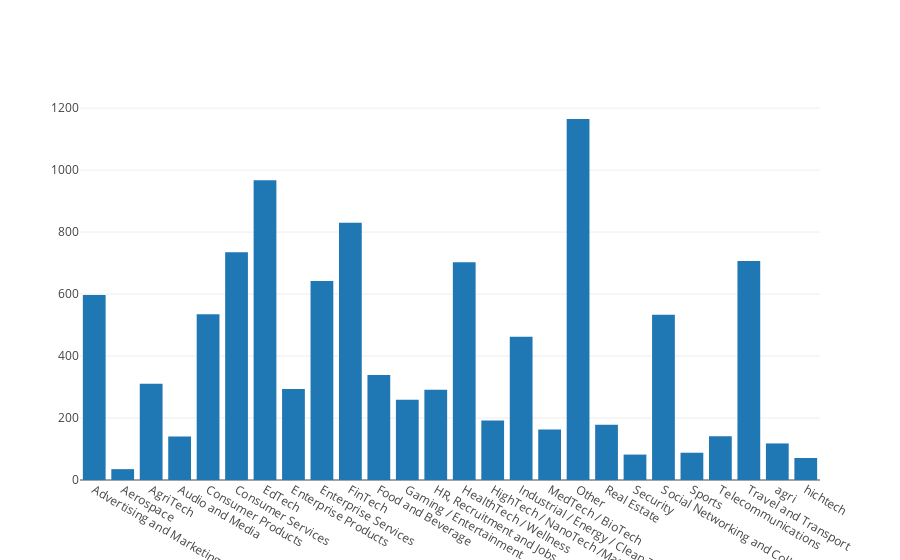

Source (notebook cell):
### Code cell
iplot([go.Bar(x=sector_df.index, y=sector_df.sector_count)])

### Figure 1 — Plotly figure (JSON) as saved in the notebook; plotly's stock layout.template omitted (floating-point values rounded to 4 significant figures)
{"data": [{"type": "bar", "x": ["Advertising and Marketing", "Aerospace", "AgriTech", "Audio and Media", "Consumer Products", "Consumer Services", "EdTech", "Enterprise Products", "Enterprise Services", "FinTech", "Food and Beverage", "Gaming / Entertainment", "HR, Recruitment and Jobs", "HealthTech / Wellness", "HighTech / NanoTech /Materials", "Industrial / Energy / Clean Tech", "MedTech / BioTech", "Other", "Real Estate", "Security", "Social Networking and Collaboration", "Sports", "Telecommunications", "Travel and Transport", "agri", "hichtech"], "y": [597, 35, 311, 140, 535, 735, 967, 294, 642, 830, 339, 259, 291, 703, 192, 462, 163, 1165, 178, 82, 533, 88, 141, 707, 118, 71]}], "layout": {}}
